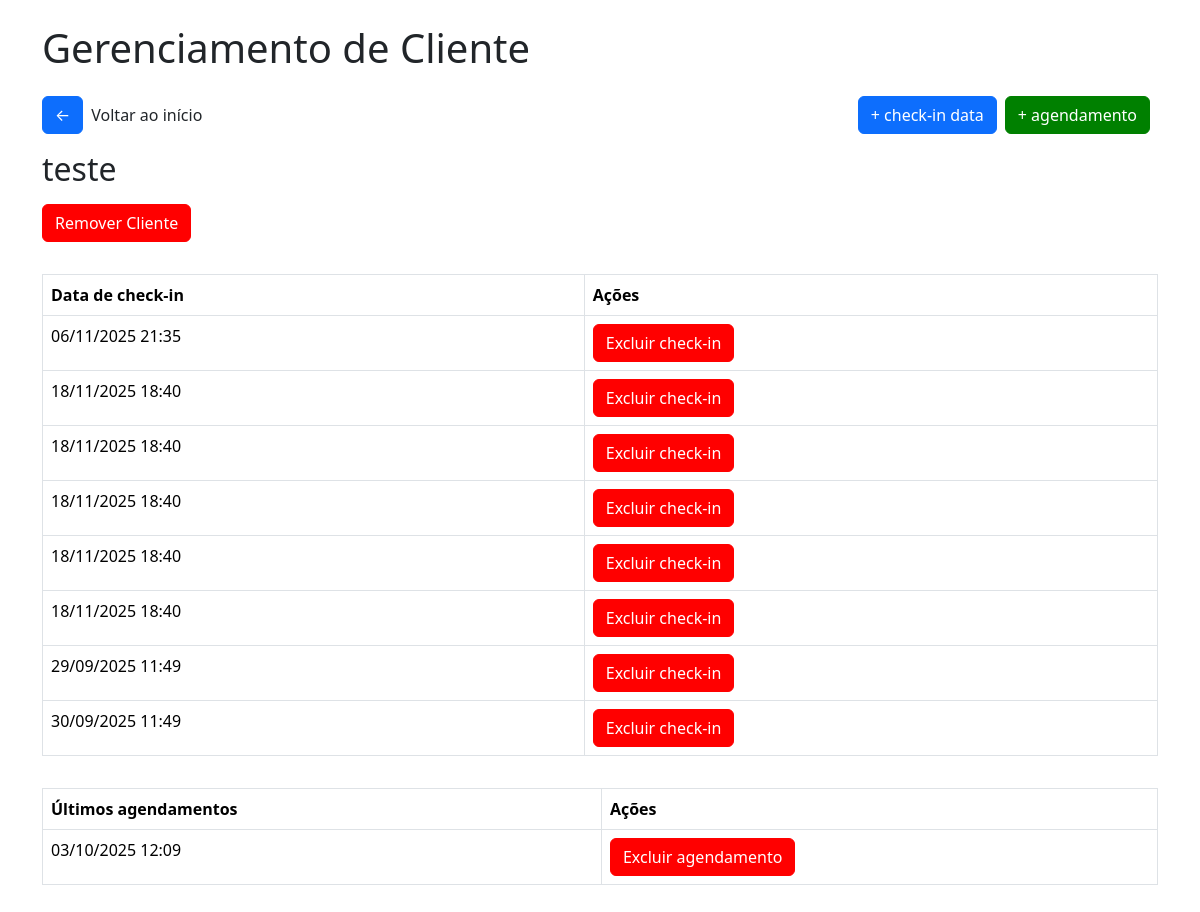
Page /clienteventosa/1 on the earlier database version.
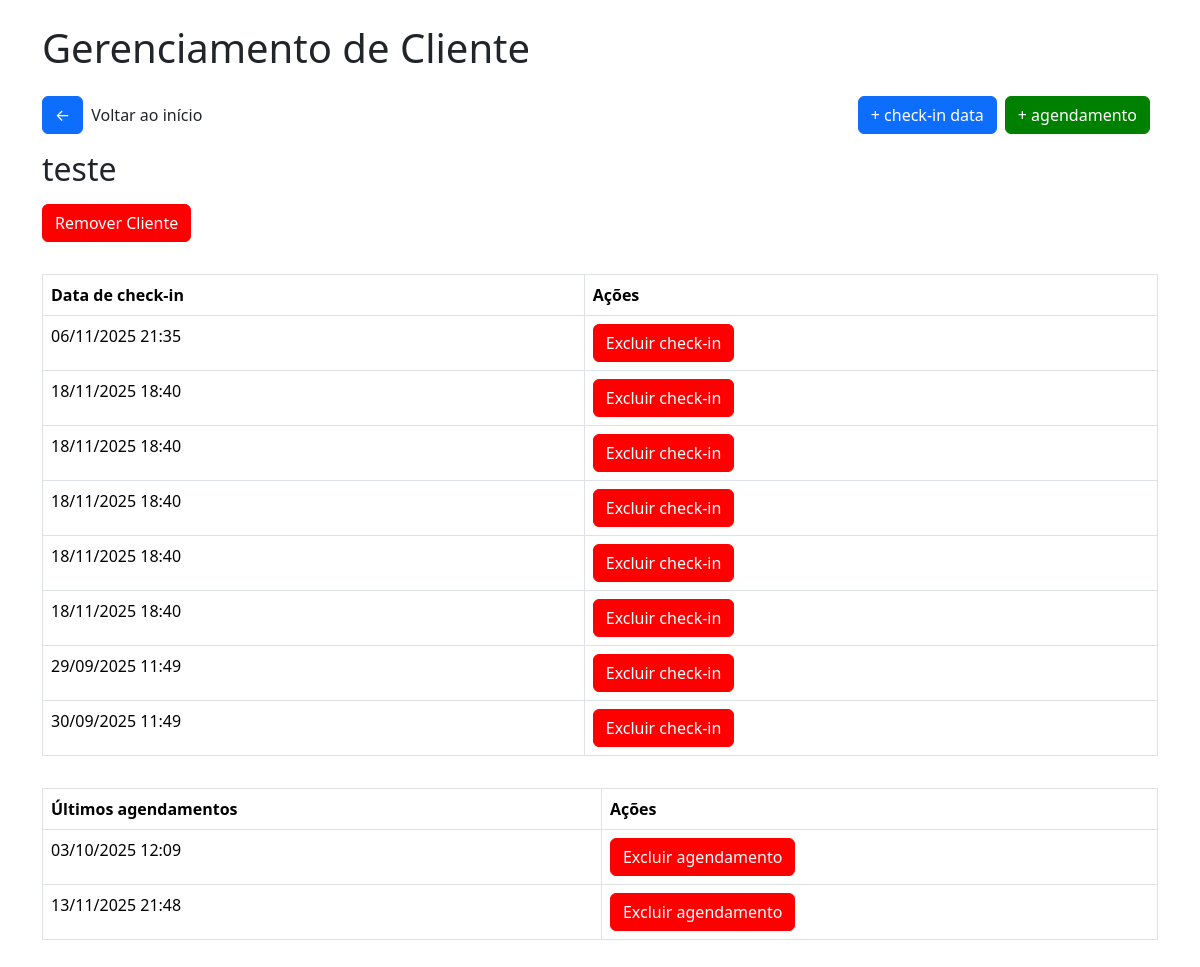
Same page on the later database version.
### tables this page shows
CREATE TABLE checkin_ventosa (
        id INTEGER PRIMARY KEY AUTOINCREMENT,
        cliente_id INTEGER,
        data DATETIME,
        FOREIGN KEY(cliente_id) REFERENCES clientes(id)
    );

CREATE TABLE historico_agendamento_ventosa (
        id INTEGER PRIMARY KEY AUTOINCREMENT,
        cliente_id INTEGER,
        data DATETIME,
        FOREIGN KEY(cliente_id) REFERENCES clientes(id)
    );

### app/views/ventosa.py (the view)
@app.route('/clienteventosa/<int:cliente_id>')
def cliente_ventosa(cliente_id):
    conn = get_db_connection()
    cliente = conn.execute("SELECT * FROM cliente_ventosa WHERE id = ?", (cliente_id,)).fetchone()
    checkins = conn.execute("SELECT * FROM checkin_ventosa WHERE cliente_id = ? ORDER BY data ASC", (cliente_id,))
    agendamentos = conn.execute("SELECT * FROM historico_agendamento_ventosa WHERE cliente_id = ? ORDER BY data ASC", (cliente_id,))
    return render_template('ventosa/cliente_ventosa.html', cliente=cliente, checkins=checkins, agendamentos=agendamentos)

### app/model/model.py (called while the page is built)
def get_db_connection():
    conn = sqlite3.connect('checkins.db')
    conn.row_factory = sqlite3.Row
    return conn

### app/templates/ventosa/cliente_ventosa.html (shortened to what this page needs)
<!DOCTYPE html>
<html lang="pt-br">
<head>
    <link href="https://cdn.jsdelivr.net/npm/bootstrap@5.3.2/dist/css/bootstrap.min.css" rel="stylesheet">
    <link rel="stylesheet" href="{{url_for('static', filename='css/style.css')}}">
    <link rel="stylesheet" href="{{url_for('static', filename='css/modal.css')}}">
</head>
<body>
    <div class="container">
        <h1 class="mb-4">
            Gerenciamento de Cliente
        </h1>
        <div class="box-btn-home">
            <div class="box"><a href="/ventosa" class="btn btn-primary btn-home">&#x2190</a>
            <p>Voltar ao início</p></div>
            <div class="box">
                <a href="/adcheckindataventosa/{{cliente.id}}" class="btn btn-primary btn-home">+ check-in data</a>
                <a href="/adicionaragendamentoventosa/{{cliente.id}}" class="btn btn-primary btn-home green">+ agendamento</a>
            </div>
        </div>
        <h2 class="mb-3">
            {{cliente.nome}}
        </h2>
        <button class="btn btn-primary btn-remover" id="openModal">Remover Cliente</button>
        <table class="table table-bordered table-checkin">
            <thead>
                <tr>
                <th>Data de check-in</th>
                <th>Ações</th>
                </tr>
            </thead>
            <tbody>
                {% for checkin in checkins %}
                <tr>
                <td>{{ checkin.data }}</td>
                <td><a href="/excluircheckinventosa/{{checkin.id}}" class="btn btn-primary btn-remover excludecheckin">Excluir check-in</a></td>
                </tr>
                {% endfor %}
            </tbody>
        </table>
        <table class="table table-bordered table-checkin">
            <thead>
                <tr>
                <th>Últimos agendamentos</th>
                <th>Ações</th>
                </tr>
            </thead>
            <tbody>
                {% for a in agendamentos %}
                <tr>
                <td>{{ a.data }}</td>
                <td><a href="/excluiragendamentoventosa/{{a.id}}" class="btn btn-primary btn-remover excludecheckin">Excluir agendamento</a></td>
                </tr>
                {% endfor %}
            </tbody>
        </table>
</body>
</html>

Differences in the rows shown:
added historico_agendamento_ventosa: data "13/11/2025 21:48"
